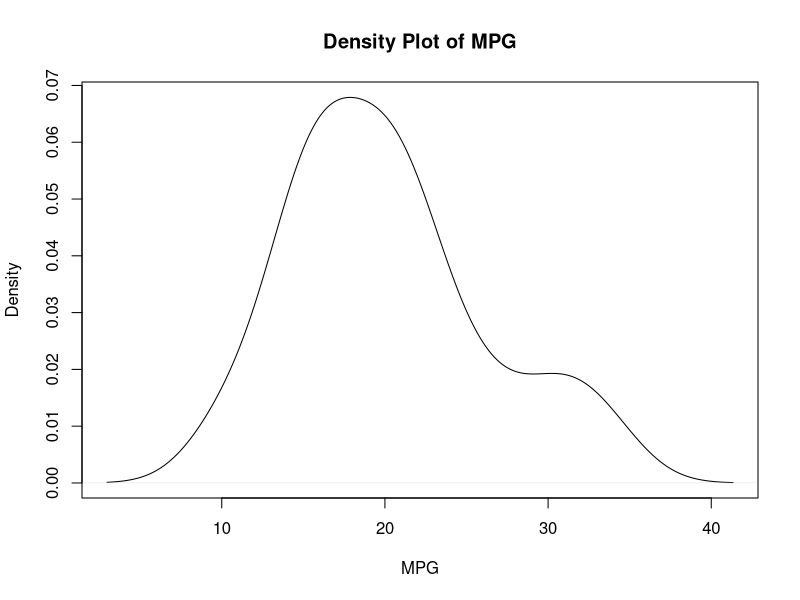
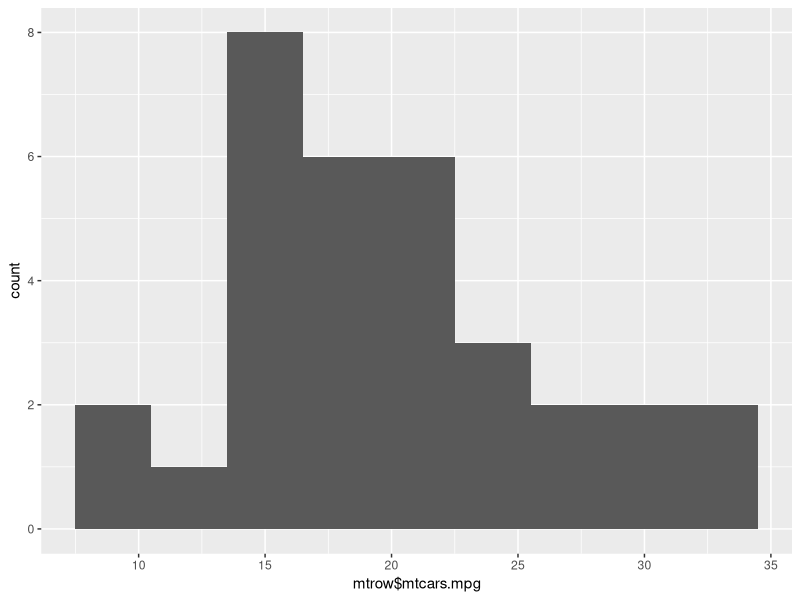

These figures' R source, in order: (Note: this script raises an error after producing the figures.)
## ---- chunk 1
data(mtcars)
## ---- chunk 2
mtcars$cyl <- factor(mtcars$cyl)
mtcars$vs <- factor(mtcars$vs)
mtcars$gear <- factor(mtcars$gear)
mtcars$carb <- factor(mtcars$carb)
mtcars$am <- factor(mtcars$am,labels=c('Automatic','Manual'))
## ---- chunk 3
summary(mtcars)
## ---- chunk 4
library(nortest)
ad.test(mtcars$mpg)
## ---- chunk 5
library(ggplot2)
d <- density(mtcars$mpg)
## ---- chunk 6
plot(d, xlab = "MPG", main ="Density Plot of MPG")
mtrow<-data.frame(mtcars$mpg)
ggplot(mtrow, aes(x=mtrow$mtcars.mpg)) + geom_histogram(binwidth=3)
## ---- chunk 7
data(mtcars)
sort(cor(mtcars)[1,])
## ---- chunk 8
Simplefit <- lm(mpg~am, data = mtcars)
summary(Simplefit)
## ---- chunk 9
Multivariatefit <- lm(mpg~am + wt + hp, data = mtcars)
anova(Simplefit, Multivariatefit)
## ---- chunk 10
par(mfrow = c(2,2))
plot(Multivariatefit)
## ---- chunk 11
summary(Multivariatefit)
